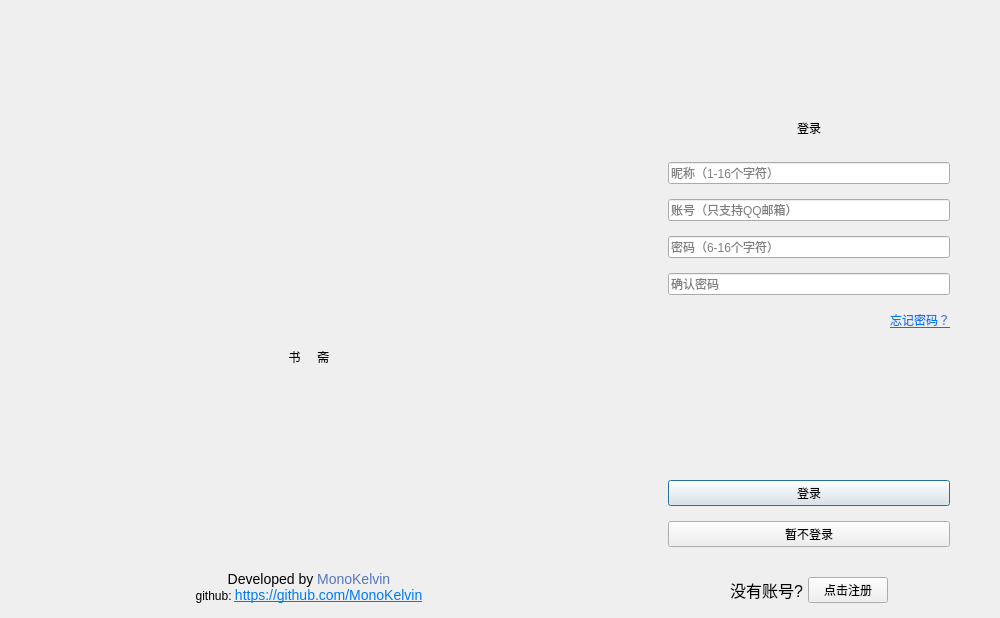
<?xml version="1.0" encoding="UTF-8"?>
<ui version="4.0">
 <class>LoginDialog</class>
 <widget class="QDialog" name="LoginDialog">
  <property name="geometry">
   <rect>
    <x>0</x>
    <y>0</y>
    <width>1000</width>
    <height>618</height>
   </rect>
  </property>
  <property name="windowIcon">
   <iconset resource="Assets/Resources.qrc">
    <normaloff>:/Icon/AppIcons/AppLogo.png</normaloff>:/Icon/AppIcons/AppLogo.png</iconset>
  </property>
  <property name="styleSheet">
   <string notr="true"/>
  </property>
  <layout class="QHBoxLayout" name="horizontalLayout_2" stretch="1000,618">
   <property name="spacing">
    <number>0</number>
   </property>
   <property name="leftMargin">
    <number>0</number>
   </property>
   <property name="topMargin">
    <number>0</number>
   </property>
   <property name="rightMargin">
    <number>0</number>
   </property>
   <property name="bottomMargin">
    <number>0</number>
   </property>
   <item>
    <widget class="QWidget" name="showWidget" native="true">
     <layout class="QGridLayout" name="gridLayout">
      <property name="leftMargin">
       <number>0</number>
      </property>
      <property name="topMargin">
       <number>0</number>
      </property>
      <property name="rightMargin">
       <number>0</number>
      </property>
      <property name="bottomMargin">
       <number>15</number>
      </property>
      <property name="spacing">
       <number>0</number>
      </property>
      <item row="1" column="0">
       <widget class="QLabel" name="lbAppLogo">
        <property name="minimumSize">
         <size>
          <width>180</width>
          <height>171</height>
         </size>
        </property>
        <property name="text">
         <string/>
        </property>
        <property name="pixmap">
         <pixmap resource="Assets/Resources.qrc">:/Icon/AppIcons/BookStudy.png</pixmap>
        </property>
        <property name="alignment">
         <set>Qt::AlignCenter</set>
        </property>
       </widget>
      </item>
      <item row="2" column="0">
       <widget class="QLabel" name="lbAppName">
        <property name="text">
         <string>书     斋</string>
        </property>
        <property name="alignment">
         <set>Qt::AlignCenter</set>
        </property>
       </widget>
      </item>
      <item row="3" column="0">
       <spacer name="verticalSpacer_3">
        <property name="orientation">
         <enum>Qt::Vertical</enum>
        </property>
        <property name="sizeType">
         <enum>QSizePolicy::Fixed</enum>
        </property>
        <property name="sizeHint" stdset="0">
         <size>
          <width>20</width>
          <height>180</height>
         </size>
        </property>
       </spacer>
      </item>
      <item row="4" column="0">
       <widget class="QLabel" name="lbDeveloper">
        <property name="sizePolicy">
         <sizepolicy hsizetype="Preferred" vsizetype="Maximum">
          <horstretch>0</horstretch>
          <verstretch>0</verstretch>
         </sizepolicy>
        </property>
        <property name="text">
         <string>&lt;html&gt;&lt;head/&gt;&lt;body&gt;&lt;p&gt;&lt;span style=&quot; font-size:14px;&quot;&gt;Developed by &lt;/span&gt;&lt;span style=&quot; font-size:14px; color:#5576be;&quot;&gt;MonoKelvin&lt;/span&gt;&lt;span style=&quot; font-size:9pt;&quot;&gt;&lt;br/&gt;github: &lt;/span&gt;&lt;a href=&quot;https://github.com/MonoKelvin&quot;&gt;&lt;span style=&quot; text-decoration: underline;font-size:14px; color:#007af4;&quot;&gt;https://github.com/MonoKelvin&lt;/span&gt;&lt;/a&gt;&lt;/p&gt;&lt;/body&gt;&lt;/html&gt;</string>
        </property>
        <property name="alignment">
         <set>Qt::AlignCenter</set>
        </property>
        <property name="openExternalLinks">
         <bool>true</bool>
        </property>
       </widget>
      </item>
      <item row="0" column="0">
       <spacer name="verticalSpacer_4">
        <property name="orientation">
         <enum>Qt::Vertical</enum>
        </property>
        <property name="sizeType">
         <enum>QSizePolicy::Fixed</enum>
        </property>
        <property name="sizeHint" stdset="0">
         <size>
          <width>20</width>
          <height>152</height>
         </size>
        </property>
       </spacer>
      </item>
     </layout>
    </widget>
   </item>
   <item>
    <layout class="QVBoxLayout" name="loginLayout">
     <property name="spacing">
      <number>15</number>
     </property>
     <property name="leftMargin">
      <number>50</number>
     </property>
     <property name="rightMargin">
      <number>50</number>
     </property>
     <property name="bottomMargin">
      <number>15</number>
     </property>
     <item>
      <spacer name="verticalSpacer">
       <property name="orientation">
        <enum>Qt::Vertical</enum>
       </property>
       <property name="sizeType">
        <enum>QSizePolicy::Fixed</enum>
       </property>
       <property name="sizeHint" stdset="0">
        <size>
         <width>20</width>
         <height>119</height>
        </size>
       </property>
      </spacer>
     </item>
     <item>
      <widget class="QLabel" name="lbLogin">
       <property name="sizePolicy">
        <sizepolicy hsizetype="Preferred" vsizetype="Maximum">
         <horstretch>0</horstretch>
         <verstretch>0</verstretch>
        </sizepolicy>
       </property>
       <property name="text">
        <string>登录</string>
       </property>
       <property name="alignment">
        <set>Qt::AlignCenter</set>
       </property>
      </widget>
     </item>
     <item>
      <spacer name="verticalSpacer_5">
       <property name="orientation">
        <enum>Qt::Vertical</enum>
       </property>
       <property name="sizeType">
        <enum>QSizePolicy::Fixed</enum>
       </property>
       <property name="sizeHint" stdset="0">
        <size>
         <width>20</width>
         <height>10</height>
        </size>
       </property>
      </spacer>
     </item>
     <item>
      <widget class="QLineEdit" name="leNickName">
       <property name="placeholderText">
        <string>昵称（1-16个字符）</string>
       </property>
      </widget>
     </item>
     <item>
      <widget class="QLineEdit" name="leInputAccount">
       <property name="maxLength">
        <number>20</number>
       </property>
       <property name="placeholderText">
        <string>账号（只支持QQ邮箱）</string>
       </property>
      </widget>
     </item>
     <item>
      <widget class="QLineEdit" name="leInputPassword">
       <property name="maxLength">
        <number>16</number>
       </property>
       <property name="echoMode">
        <enum>QLineEdit::Password</enum>
       </property>
       <property name="placeholderText">
        <string>密码（6-16个字符）</string>
       </property>
      </widget>
     </item>
     <item>
      <widget class="QLineEdit" name="leRecheckPwd">
       <property name="echoMode">
        <enum>QLineEdit::Password</enum>
       </property>
       <property name="placeholderText">
        <string>确认密码</string>
       </property>
      </widget>
     </item>
     <item>
      <layout class="QHBoxLayout" name="horizontalLayout_3">
       <property name="topMargin">
        <number>0</number>
       </property>
       <item>
        <spacer name="horizontalSpacer_3">
         <property name="orientation">
          <enum>Qt::Horizontal</enum>
         </property>
         <property name="sizeHint" stdset="0">
          <size>
           <width>40</width>
           <height>20</height>
          </size>
         </property>
        </spacer>
       </item>
       <item>
        <widget class="QLabel" name="lbForgetPwd">
         <property name="cursor">
          <cursorShape>PointingHandCursor</cursorShape>
         </property>
         <property name="text">
          <string>&lt;html&gt;&lt;head/&gt;&lt;body&gt;&lt;p&gt;&lt;a href=&quot;http://bookstudy.com/forget_password&quot;&gt;&lt;span style=&quot; text-decoration: underline; color:#007af4;&quot;&gt;忘记密码？&lt;/span&gt;&lt;/a&gt;&lt;/p&gt;&lt;/body&gt;&lt;/html&gt;</string>
         </property>
         <property name="alignment">
          <set>Qt::AlignRight|Qt::AlignTrailing|Qt::AlignVCenter</set>
         </property>
         <property name="openExternalLinks">
          <bool>true</bool>
         </property>
        </widget>
       </item>
      </layout>
     </item>
     <item>
      <spacer name="verticalSpacer_6">
       <property name="orientation">
        <enum>Qt::Vertical</enum>
       </property>
       <property name="sizeType">
        <enum>QSizePolicy::Expanding</enum>
       </property>
       <property name="sizeHint" stdset="0">
        <size>
         <width>20</width>
         <height>175</height>
        </size>
       </property>
      </spacer>
     </item>
     <item>
      <widget class="QPushButton" name="btnLogin">
       <property name="cursor">
        <cursorShape>PointingHandCursor</cursorShape>
       </property>
       <property name="text">
        <string>登录</string>
       </property>
      </widget>
     </item>
     <item>
      <widget class="QPushButton" name="btnEntryNologin">
       <property name="cursor">
        <cursorShape>PointingHandCursor</cursorShape>
       </property>
       <property name="toolTip">
        <string>不使用账号直接进入应用，但有些功能您无法使用</string>
       </property>
       <property name="text">
        <string>暂不登录</string>
       </property>
      </widget>
     </item>
     <item>
      <layout class="QHBoxLayout" name="horizontalLayout">
       <property name="spacing">
        <number>5</number>
       </property>
       <property name="leftMargin">
        <number>0</number>
       </property>
       <property name="topMargin">
        <number>15</number>
       </property>
       <property name="rightMargin">
        <number>0</number>
       </property>
       <item>
        <spacer name="horizontalSpacer_2">
         <property name="orientation">
          <enum>Qt::Horizontal</enum>
         </property>
         <property name="sizeHint" stdset="0">
          <size>
           <width>40</width>
           <height>20</height>
          </size>
         </property>
        </spacer>
       </item>
       <item>
        <widget class="QLabel" name="lbNoAccount">
         <property name="sizePolicy">
          <sizepolicy hsizetype="Preferred" vsizetype="Maximum">
           <horstretch>0</horstretch>
           <verstretch>0</verstretch>
          </sizepolicy>
         </property>
         <property name="text">
          <string>&lt;html&gt;&lt;head/&gt;&lt;body&gt;&lt;p&gt;&lt;span style=&quot; font-size:12pt;&quot;&gt;没有账号?&lt;/span&gt;&lt;/p&gt;&lt;/body&gt;&lt;/html&gt;</string>
         </property>
         <property name="alignment">
          <set>Qt::AlignRight|Qt::AlignTrailing|Qt::AlignVCenter</set>
         </property>
        </widget>
       </item>
       <item>
        <widget class="QPushButton" name="btnSignUp">
         <property name="sizePolicy">
          <sizepolicy hsizetype="Minimum" vsizetype="Preferred">
           <horstretch>0</horstretch>
           <verstretch>0</verstretch>
          </sizepolicy>
         </property>
         <property name="cursor">
          <cursorShape>PointingHandCursor</cursorShape>
         </property>
         <property name="text">
          <string>点击注册</string>
         </property>
        </widget>
       </item>
       <item>
        <spacer name="horizontalSpacer">
         <property name="orientation">
          <enum>Qt::Horizontal</enum>
         </property>
         <property name="sizeHint" stdset="0">
          <size>
           <width>40</width>
           <height>20</height>
          </size>
         </property>
        </spacer>
       </item>
      </layout>
     </item>
    </layout>
   </item>
  </layout>
 </widget>
 <resources>
  <include location="Assets/Resources.qrc"/>
 </resources>
 <connections/>
</ui>
